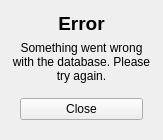
<?xml version="1.0" encoding="UTF-8"?>
<ui version="4.0">
 <class>errorWindow</class>
 <widget class="QWidget" name="errorWindow">
  <property name="geometry">
   <rect>
    <x>0</x>
    <y>0</y>
    <width>163</width>
    <height>140</height>
   </rect>
  </property>
  <property name="windowTitle">
   <string>Delete Item</string>
  </property>
  <layout class="QVBoxLayout" name="verticalLayout">
   <item>
    <widget class="QLabel" name="label_title">
     <property name="font">
      <font>
       <pointsize>14</pointsize>
       <bold>true</bold>
      </font>
     </property>
     <property name="text">
      <string>Error</string>
     </property>
     <property name="alignment">
      <set>Qt::AlignCenter</set>
     </property>
    </widget>
   </item>
   <item>
    <widget class="QLabel" name="label_warning">
     <property name="text">
      <string>Something went wrong with the database. Please try again.</string>
     </property>
     <property name="alignment">
      <set>Qt::AlignCenter</set>
     </property>
     <property name="wordWrap">
      <bool>true</bool>
     </property>
    </widget>
   </item>
   <item>
    <widget class="QWidget" name="widget" native="true">
     <layout class="QHBoxLayout" name="horizontalLayout">
      <item>
       <widget class="QPushButton" name="cancelBn">
        <property name="styleSheet">
         <string notr="true"/>
        </property>
        <property name="text">
         <string>Close</string>
        </property>
       </widget>
      </item>
     </layout>
    </widget>
   </item>
  </layout>
 </widget>
 <resources/>
 <connections/>
</ui>
